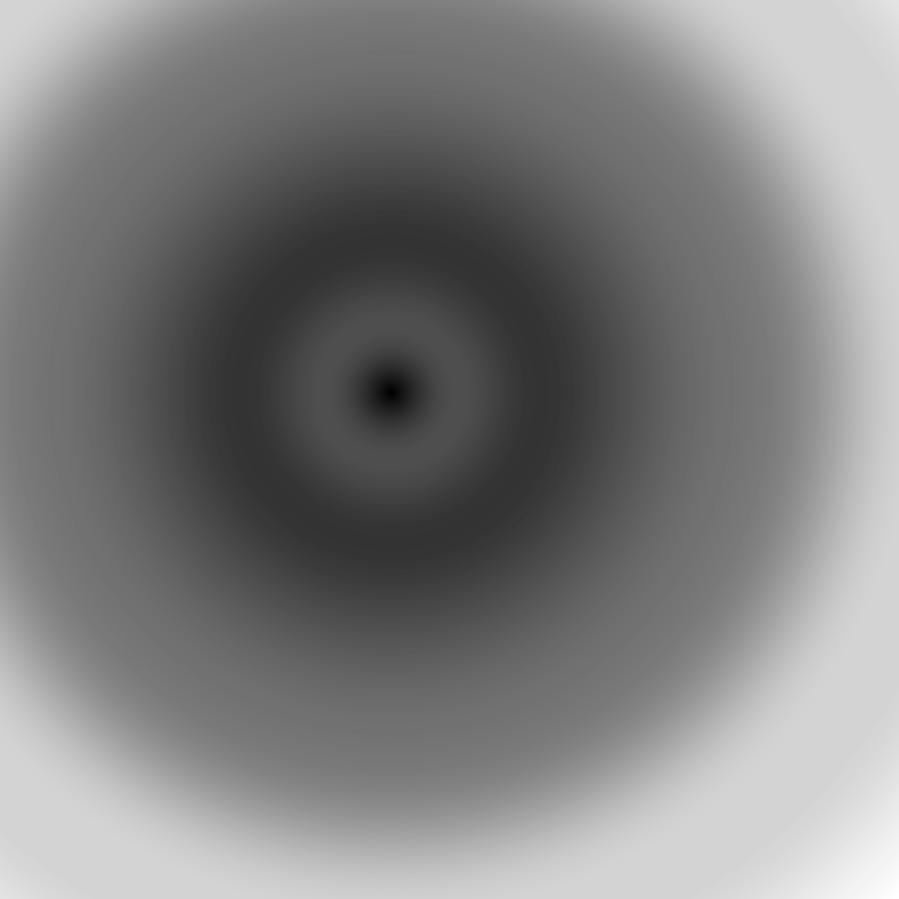
#> input picture diffraction_modified_scattering_glycerol_isolated.png, 899 x 899 px; the run also reads 1 picture not shown here
$ jupyter execute --allow-errors 'Azimuthal integration of the electron scattering simulation.ipynb'
#> lines starting #> are read from the running program, lines starting #| are printed output that depends on the picture
# Read before
Install pyFAI library for azimuthal integration from https://pyfai.readthedocs.io/en/master/ and the documentation there in

[cell 1]
from pyFAI.azimuthalIntegrator import AzimuthalIntegrator
import math

[cell 2]
#Defining experiment parameters
KE = 50 #kinetic energy of electrons kev
planck_c = 4.135667516e-15 #planck constant
m0 = 9.10938215e-31 #rest mass of electron
speed_light = 299792458 #Speed of light
lambda_e = (planck_c*speed_light/(math.sqrt(KE*1000*(KE*1000+2*m0*speed_light**2*6.241506363e+18))));
print("Electron beam wavelength = {} m".format(lambda_e))

#Defining the detector parameters this can be adapted from the experiment
xcen = 391.55 #center of the diffraction
ycen = 393.03 #center of the diffraction
pixel_size = 4.8e-5 #size of the pixel
shape_det = [900,900]
distanceDet = 0.5 # in m
wavel = lambda_e

[cell 3]
#Defining the detector in pyFAI
import pyFAI.detectors

#> (the rest of this cell did not finish here and is left out)

[cell 4]
import cv2
import os
import matplotlib.pyplot as plt
file_path_kirk = os.path.join(os.getcwd(),'diffraction_modified_scattering_glycerol_isolated.png')
file_path_loba = os.path.join(os.getcwd(),'diffraction_modified_scattering_glycerol_isolated_lobato.png')

#print(file_path)
image_kirk = cv2.imread(file_path_kirk,0)
#> image_kirk is the input picture: shape (899, 899); min 0, max 255, mean 127.5
kirk = cv2.bitwise_not(image_kirk)
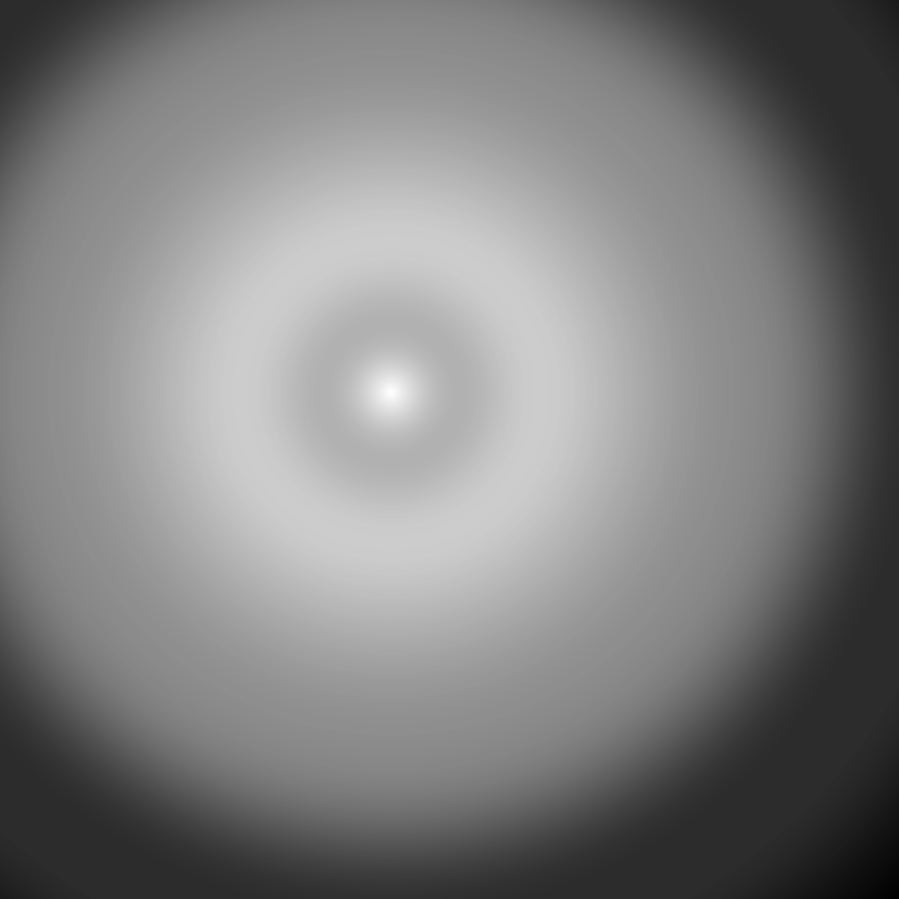
#> kirk: shape (899, 899); min 0, max 255, mean 127.5
image_loba = cv2.imread(file_path_loba,0)
loba = cv2.bitwise_not(image_loba)
plt.subplot(1,2,1)
plt.imshow(kirk)
plt.scatter(xcen, ycen, color = 'red')
plt.colorbar()
plt.axis('off')
plt.subplot(1,2,2)
plt.imshow(loba)
plt.scatter(xcen, ycen, color = 'red')
plt.colorbar()
plt.axis('off')
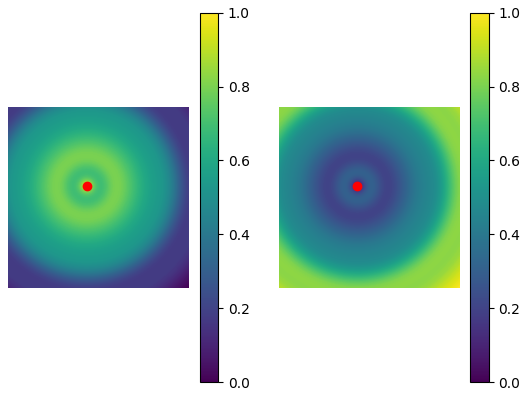
#> figure drawn by matplotlib, 4 panels

#> (a cell that did not finish here is left out)

[cell 6]
from scipy import signal
#> (the rest of this cell did not finish here and is left out)

[cell 7]
head = 'S(A^-1)'+'\t'+'sM(s)'+'\n'
text = '{}'+'\t'+'{}'+'\n'
file = open('sM(s)_vs_s.txt', 'w+')
file.write(head)
#> (the rest of this cell did not finish here and is left out)

[cell 8]
s_cut = []
I_cut = []
#> (the rest of this cell did not finish here and is left out)

[cell 9]
#Background being subtracted after fitting the Itot to a cubic polynomial
from scipy.optimize import curve_fit
def fit_poly(x,a,b,c,d):
    y = a*x**3+b*x**2+c*x+d
    return y
#> (the rest of this cell did not finish here and is left out)

[cell 10]
import numpy as np
y =[]
for item in s_cut:
    y.append(fit_poly(item,popt[0],popt[1],popt[2],popt[3]))

s_ms =  np.subtract(I_cut,y)

plt.figure(figsize=(15,8))
plt.subplot(1,2,1)
plt.plot(s_cut,y,color = 'gray', ls = '--')
plt.plot(s_cut,I_cut,color = 'black', lw =2)
plt.legend(['Poly fit','Rad avg'])
plt.ylabel('Itot (Arb units)')
plt.xlabel('Scattering vector ($A^{-1}$)')
plt.subplot(1,2,2)
plt.plot(s_cut,s_ms, color = 'black')
plt.ylabel('Itot - Ibg (Arb units)')
plt.xlabel('Scattering vector ($A^{-1}$)')
plt.xlim([1.4,9])
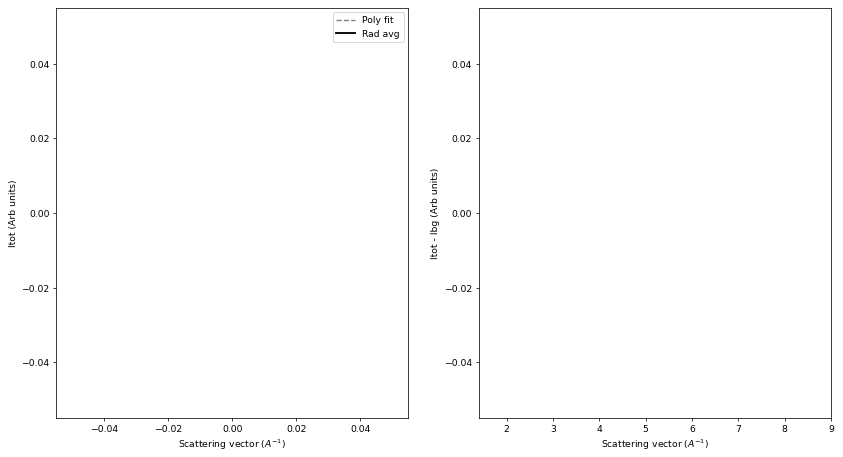
#> figure drawn by matplotlib, 2 panels
